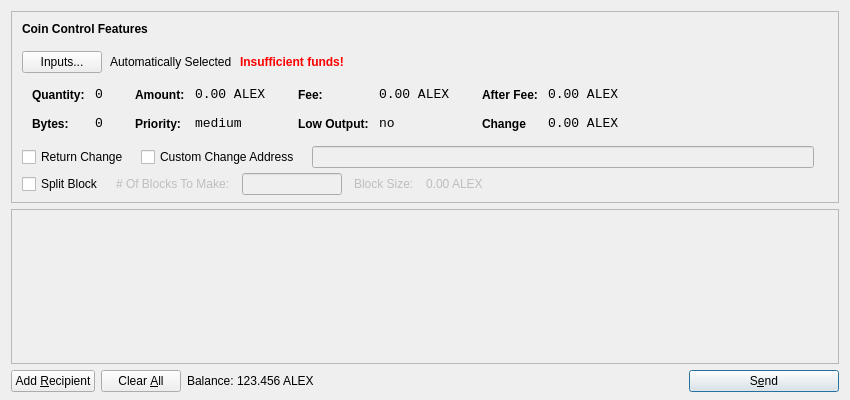
<?xml version="1.0" encoding="UTF-8"?>
<ui version="4.0">
 <class>SendCoinsDialog</class>
 <widget class="QDialog" name="SendCoinsDialog">
  <property name="geometry">
   <rect>
    <x>0</x>
    <y>0</y>
    <width>850</width>
    <height>400</height>
   </rect>
  </property>
  <property name="windowTitle">
   <string>Send Coins</string>
  </property>
  <layout class="QVBoxLayout" name="verticalLayout" stretch="0,1,0">
   <property name="bottomMargin">
    <number>8</number>
   </property>
   <item>
    <widget class="QFrame" name="frameCoinControl">
     <property name="sizePolicy">
      <sizepolicy hsizetype="Expanding" vsizetype="Expanding">
       <horstretch>0</horstretch>
       <verstretch>0</verstretch>
      </sizepolicy>
     </property>
     <property name="maximumSize">
      <size>
       <width>16777215</width>
       <height>16777215</height>
      </size>
     </property>
     <property name="frameShape">
      <enum>QFrame::StyledPanel</enum>
     </property>
     <property name="frameShadow">
      <enum>QFrame::Sunken</enum>
     </property>
     <layout class="QVBoxLayout" name="verticalLayoutCoinControl2">
      <property name="spacing">
       <number>6</number>
      </property>
      <property name="leftMargin">
       <number>0</number>
      </property>
      <property name="topMargin">
       <number>0</number>
      </property>
      <property name="rightMargin">
       <number>0</number>
      </property>
      <property name="bottomMargin">
       <number>6</number>
      </property>
      <item>
       <layout class="QVBoxLayout" name="verticalLayoutCoinControl" stretch="0,0,0,0,1">
        <property name="spacing">
         <number>0</number>
        </property>
        <property name="leftMargin">
         <number>10</number>
        </property>
        <property name="topMargin">
         <number>10</number>
        </property>
        <item>
         <layout class="QHBoxLayout" name="horizontalLayoutCoinControl1">
          <property name="bottomMargin">
           <number>15</number>
          </property>
          <item>
           <widget class="QLabel" name="labelCoinControlFeatures">
            <property name="sizePolicy">
             <sizepolicy hsizetype="Preferred" vsizetype="Maximum">
              <horstretch>0</horstretch>
              <verstretch>0</verstretch>
             </sizepolicy>
            </property>
            <property name="font">
             <font>
              <weight>75</weight>
              <bold>true</bold>
             </font>
            </property>
            <property name="styleSheet">
             <string notr="true">font-weight:bold;</string>
            </property>
            <property name="text">
             <string>Coin Control Features</string>
            </property>
           </widget>
          </item>
         </layout>
        </item>
        <item>
         <layout class="QHBoxLayout" name="horizontalLayoutCoinControl2" stretch="0,0,0,0">
          <property name="spacing">
           <number>8</number>
          </property>
          <property name="bottomMargin">
           <number>10</number>
          </property>
          <item>
           <widget class="QPushButton" name="pushButtonCoinControl">
            <property name="styleSheet">
             <string notr="true"/>
            </property>
            <property name="text">
             <string>Inputs...</string>
            </property>
           </widget>
          </item>
          <item>
           <widget class="QLabel" name="labelCoinControlAutomaticallySelected">
            <property name="text">
             <string>Automatically Selected</string>
            </property>
            <property name="margin">
             <number>5</number>
            </property>
           </widget>
          </item>
          <item>
           <widget class="QLabel" name="labelCoinControlInsuffFunds">
            <property name="font">
             <font>
              <weight>75</weight>
              <bold>true</bold>
             </font>
            </property>
            <property name="styleSheet">
             <string notr="true">color:red;font-weight:bold;</string>
            </property>
            <property name="text">
             <string>Insufficient funds!</string>
            </property>
            <property name="margin">
             <number>5</number>
            </property>
           </widget>
          </item>
          <item>
           <spacer name="horizontalSpacerCoinControl">
            <property name="orientation">
             <enum>Qt::Horizontal</enum>
            </property>
            <property name="sizeHint" stdset="0">
             <size>
              <width>40</width>
              <height>1</height>
             </size>
            </property>
           </spacer>
          </item>
         </layout>
        </item>
        <item>
         <widget class="QWidget" name="widgetCoinControl" native="true">
          <property name="sizePolicy">
           <sizepolicy hsizetype="Preferred" vsizetype="Preferred">
            <horstretch>0</horstretch>
            <verstretch>0</verstretch>
           </sizepolicy>
          </property>
          <property name="minimumSize">
           <size>
            <width>0</width>
            <height>0</height>
           </size>
          </property>
          <property name="styleSheet">
           <string notr="true"/>
          </property>
          <layout class="QHBoxLayout" name="horizontalLayoutCoinControl5">
           <property name="margin">
            <number>0</number>
           </property>
           <item>
            <layout class="QHBoxLayout" name="horizontalLayoutCoinControl3" stretch="0,0,0,1">
             <property name="spacing">
              <number>20</number>
             </property>
             <property name="topMargin">
              <number>0</number>
             </property>
             <property name="bottomMargin">
              <number>10</number>
             </property>
             <item>
              <layout class="QFormLayout" name="formLayoutCoinControl1">
               <property name="horizontalSpacing">
                <number>10</number>
               </property>
               <property name="verticalSpacing">
                <number>14</number>
               </property>
               <property name="leftMargin">
                <number>10</number>
               </property>
               <property name="topMargin">
                <number>4</number>
               </property>
               <property name="rightMargin">
                <number>6</number>
               </property>
               <item row="0" column="0">
                <widget class="QLabel" name="labelCoinControlQuantityText">
                 <property name="styleSheet">
                  <string notr="true">font-weight:bold;</string>
                 </property>
                 <property name="text">
                  <string>Quantity:</string>
                 </property>
                 <property name="margin">
                  <number>0</number>
                 </property>
                </widget>
               </item>
               <item row="0" column="1">
                <widget class="QLabel" name="labelCoinControlQuantity">
                 <property name="font">
                  <font>
                   <family>Monospace</family>
                   <pointsize>10</pointsize>
                  </font>
                 </property>
                 <property name="cursor">
                  <cursorShape>IBeamCursor</cursorShape>
                 </property>
                 <property name="contextMenuPolicy">
                  <enum>Qt::ActionsContextMenu</enum>
                 </property>
                 <property name="text">
                  <string>0</string>
                 </property>
                 <property name="margin">
                  <number>0</number>
                 </property>
                 <property name="textInteractionFlags">
                  <set>Qt::LinksAccessibleByMouse|Qt::TextSelectableByKeyboard|Qt::TextSelectableByMouse</set>
                 </property>
                </widget>
               </item>
               <item row="1" column="0">
                <widget class="QLabel" name="labelCoinControlBytesText">
                 <property name="styleSheet">
                  <string notr="true">font-weight:bold;</string>
                 </property>
                 <property name="text">
                  <string>Bytes:</string>
                 </property>
                </widget>
               </item>
               <item row="1" column="1">
                <widget class="QLabel" name="labelCoinControlBytes">
                 <property name="font">
                  <font>
                   <family>Monospace</family>
                   <pointsize>10</pointsize>
                  </font>
                 </property>
                 <property name="cursor">
                  <cursorShape>IBeamCursor</cursorShape>
                 </property>
                 <property name="contextMenuPolicy">
                  <enum>Qt::ActionsContextMenu</enum>
                 </property>
                 <property name="text">
                  <string>0</string>
                 </property>
                 <property name="textInteractionFlags">
                  <set>Qt::LinksAccessibleByMouse|Qt::TextSelectableByKeyboard|Qt::TextSelectableByMouse</set>
                 </property>
                </widget>
               </item>
              </layout>
             </item>
             <item>
              <layout class="QFormLayout" name="formLayoutCoinControl2">
               <property name="horizontalSpacing">
                <number>10</number>
               </property>
               <property name="verticalSpacing">
                <number>14</number>
               </property>
               <property name="leftMargin">
                <number>6</number>
               </property>
               <property name="topMargin">
                <number>4</number>
               </property>
               <property name="rightMargin">
                <number>6</number>
               </property>
               <item row="0" column="0">
                <widget class="QLabel" name="labelCoinControlAmountText">
                 <property name="styleSheet">
                  <string notr="true">font-weight:bold;</string>
                 </property>
                 <property name="text">
                  <string>Amount:</string>
                 </property>
                 <property name="margin">
                  <number>0</number>
                 </property>
                </widget>
               </item>
               <item row="0" column="1">
                <widget class="QLabel" name="labelCoinControlAmount">
                 <property name="font">
                  <font>
                   <family>Monospace</family>
                   <pointsize>10</pointsize>
                  </font>
                 </property>
                 <property name="cursor">
                  <cursorShape>IBeamCursor</cursorShape>
                 </property>
                 <property name="contextMenuPolicy">
                  <enum>Qt::ActionsContextMenu</enum>
                 </property>
                 <property name="text">
                  <string>0.00 ALEX</string>
                 </property>
                 <property name="textInteractionFlags">
                  <set>Qt::LinksAccessibleByMouse|Qt::TextSelectableByKeyboard|Qt::TextSelectableByMouse</set>
                 </property>
                </widget>
               </item>
               <item row="1" column="0">
                <widget class="QLabel" name="labelCoinControlPriorityText">
                 <property name="styleSheet">
                  <string notr="true">font-weight:bold;</string>
                 </property>
                 <property name="text">
                  <string>Priority:</string>
                 </property>
                </widget>
               </item>
               <item row="1" column="1">
                <widget class="QLabel" name="labelCoinControlPriority">
                 <property name="font">
                  <font>
                   <family>Monospace</family>
                   <pointsize>10</pointsize>
                  </font>
                 </property>
                 <property name="cursor">
                  <cursorShape>IBeamCursor</cursorShape>
                 </property>
                 <property name="contextMenuPolicy">
                  <enum>Qt::ActionsContextMenu</enum>
                 </property>
                 <property name="text">
                  <string>medium</string>
                 </property>
                 <property name="textInteractionFlags">
                  <set>Qt::LinksAccessibleByMouse|Qt::TextSelectableByKeyboard|Qt::TextSelectableByMouse</set>
                 </property>
                </widget>
               </item>
              </layout>
             </item>
             <item>
              <layout class="QFormLayout" name="formLayoutCoinControl3">
               <property name="horizontalSpacing">
                <number>10</number>
               </property>
               <property name="verticalSpacing">
                <number>14</number>
               </property>
               <property name="leftMargin">
                <number>6</number>
               </property>
               <property name="topMargin">
                <number>4</number>
               </property>
               <property name="rightMargin">
                <number>6</number>
               </property>
               <item row="0" column="0">
                <widget class="QLabel" name="labelCoinControlFeeText">
                 <property name="styleSheet">
                  <string notr="true">font-weight:bold;</string>
                 </property>
                 <property name="text">
                  <string>Fee:</string>
                 </property>
                 <property name="margin">
                  <number>0</number>
                 </property>
                </widget>
               </item>
               <item row="0" column="1">
                <widget class="QLabel" name="labelCoinControlFee">
                 <property name="font">
                  <font>
                   <family>Monospace</family>
                   <pointsize>10</pointsize>
                  </font>
                 </property>
                 <property name="cursor">
                  <cursorShape>IBeamCursor</cursorShape>
                 </property>
                 <property name="contextMenuPolicy">
                  <enum>Qt::ActionsContextMenu</enum>
                 </property>
                 <property name="text">
                  <string>0.00 ALEX</string>
                 </property>
                 <property name="textInteractionFlags">
                  <set>Qt::LinksAccessibleByMouse|Qt::TextSelectableByKeyboard|Qt::TextSelectableByMouse</set>
                 </property>
                </widget>
               </item>
               <item row="1" column="0">
                <widget class="QLabel" name="labelCoinControlLowOutputText">
                 <property name="styleSheet">
                  <string notr="true">font-weight:bold;</string>
                 </property>
                 <property name="text">
                  <string>Low Output:</string>
                 </property>
                </widget>
               </item>
               <item row="1" column="1">
                <widget class="QLabel" name="labelCoinControlLowOutput">
                 <property name="font">
                  <font>
                   <family>Monospace</family>
                   <pointsize>10</pointsize>
                  </font>
                 </property>
                 <property name="cursor">
                  <cursorShape>IBeamCursor</cursorShape>
                 </property>
                 <property name="contextMenuPolicy">
                  <enum>Qt::ActionsContextMenu</enum>
                 </property>
                 <property name="text">
                  <string>no</string>
                 </property>
                 <property name="textInteractionFlags">
                  <set>Qt::LinksAccessibleByMouse|Qt::TextSelectableByKeyboard|Qt::TextSelectableByMouse</set>
                 </property>
                </widget>
               </item>
              </layout>
             </item>
             <item>
              <layout class="QFormLayout" name="formLayoutCoinControl4">
               <property name="fieldGrowthPolicy"> 
                 <enum>QFormLayout::AllNonFixedFieldsGrow</enum> 
                </property>			  
               <property name="horizontalSpacing">
                <number>10</number>
               </property>
               <property name="verticalSpacing">
                <number>14</number>
               </property>
               <property name="leftMargin">
                <number>6</number>
               </property>
               <property name="topMargin">
                <number>4</number>
               </property>
               <property name="rightMargin">
                <number>6</number>
               </property>
               <item row="0" column="0">
                <widget class="QLabel" name="labelCoinControlAfterFeeText">
                 <property name="styleSheet">
                  <string notr="true">font-weight:bold;</string>
                 </property>
                 <property name="text">
                  <string>After Fee:</string>
                 </property>
                 <property name="margin">
                  <number>0</number>
                 </property>
                </widget>
               </item>
               <item row="0" column="1">
                <widget class="QLabel" name="labelCoinControlAfterFee">
                 <property name="font">
                  <font>
                   <family>Monospace</family>
                   <pointsize>10</pointsize>
                  </font>
                 </property>
                 <property name="cursor">
                  <cursorShape>IBeamCursor</cursorShape>
                 </property>
                 <property name="contextMenuPolicy">
                  <enum>Qt::ActionsContextMenu</enum>
                 </property>
                 <property name="text">
                  <string>0.00 ALEX</string>
                 </property>
                 <property name="textInteractionFlags">
                  <set>Qt::LinksAccessibleByMouse|Qt::TextSelectableByKeyboard|Qt::TextSelectableByMouse</set>
                 </property>
                </widget>
               </item>
               <item row="1" column="0">
                <widget class="QLabel" name="labelCoinControlChangeText">
                 <property name="styleSheet">
                  <string notr="true">font-weight:bold;</string>
                 </property>
                 <property name="text">
                  <string>Change</string>
                 </property>
                </widget>
               </item>
               <item row="1" column="1">
                <widget class="QLabel" name="labelCoinControlChange">
                 <property name="font">
                  <font>
                   <family>Monospace</family>
                   <pointsize>10</pointsize>
                  </font>
                 </property>
                 <property name="cursor">
                  <cursorShape>IBeamCursor</cursorShape>
                 </property>
                 <property name="contextMenuPolicy">
                  <enum>Qt::ActionsContextMenu</enum>
                 </property>
                 <property name="text">
                  <string>0.00 ALEX</string>
                 </property>
                 <property name="textInteractionFlags">
                  <set>Qt::LinksAccessibleByMouse|Qt::TextSelectableByKeyboard|Qt::TextSelectableByMouse</set>
                 </property>
                </widget>
               </item>
              </layout>
             </item>
            </layout>
           </item>
          </layout>
         </widget>
        </item>
        <item>
        <layout class="QHBoxLayout" name="horizontalLayoutCoinControl4" stretch="0,0,0,0">
          <property name="spacing">
           <number>12</number>
          </property>
          <property name="sizeConstraint">
           <enum>QLayout::SetDefaultConstraint</enum>
          </property>
          <property name="topMargin">
           <number>5</number>
          </property>
          <property name="rightMargin">
           <number>5</number>
          </property>
          <item>
		  <widget class="QCheckBox" name="returnChangeCheckBox">
 		  <property name="text">
 		  <string>Return Change</string>
 		  </property>
		  </widget>
 		  </item>
 		  <item>		  
           <widget class="QCheckBox" name="checkBoxCoinControlChange">
            <property name="text">
             <string>Custom Change Address</string>
            </property>
           </widget>
          </item>
          <item>
           <widget class="QLineEdit" name="lineEditCoinControlChange">
            <property name="enabled">
             <bool>false</bool>
            </property>
            <property name="sizePolicy">
             <sizepolicy hsizetype="Expanding" vsizetype="Fixed">
              <horstretch>0</horstretch>
              <verstretch>0</verstretch>
             </sizepolicy>
            </property>
           </widget>
          </item>
          <item>
           <widget class="QLabel" name="labelCoinControlChangeLabel">
            <property name="sizePolicy">
             <sizepolicy hsizetype="Preferred" vsizetype="Expanding">
              <horstretch>0</horstretch>
              <verstretch>0</verstretch>
             </sizepolicy>
            </property>
            <property name="minimumSize">
             <size>
              <width>0</width>
              <height>0</height>
             </size>
            </property>
            <property name="text">
             <string/>
            </property>
            <property name="margin">
             <number>3</number>
            </property>
           </widget>
          </item>
         </layout>
        </item>
        <item>
         <layout class="QHBoxLayout" name="horizontalLayoutCoinControl4a" stretch="0,0,0,0">
           <property name="alignment" >
          <set>Qt::AlignLeft</set>
           </property>
           <property name="spacing">
            <number>12</number>
           </property>
           <property name="sizeConstraint">
            <enum>QLayout::SetDefaultConstraint</enum>
           </property>
           <property name="topMargin">
            <number>5</number>
           </property>
           <property name="rightMargin">
            <number>5</number>
           </property>
            <item> 
            <widget class="QCheckBox" name="splitBlockCheckBox"> 
             <property name="text"> 
              <string>Split Block</string> 
             </property> 
            </widget> 
           </item> 
           <item> 
            <widget class="QLabel" name="labelBlocksToMakeText"> 
             <property name="enabled"> 
              <bool>false</bool> 
             </property> 
             <property name="text"> 
              <string># Of Blocks To Make:</string> 
             </property> 
            </widget> 
           </item>
           <item> 
            <widget class="QLineEdit" name="splitBlockLineEdit"> 
             <property name="enabled"> 
              <bool>false</bool> 
             </property> 
             <property name="sizePolicy"> 
              <sizepolicy hsizetype="Fixed" vsizetype="Fixed"> 
               <horstretch>0</horstretch> 
               <verstretch>0</verstretch> 
              </sizepolicy> 
             </property> 
             <property name="maximumSize"> 
              <size> 
               <width>100</width> 
               <height>16777215</height> 
              </size> 
             </property> 
            </widget> 
           </item> 
           <item> 
            <widget class="QLabel" name="labelBlockSizeText"> 
             <property name="enabled"> 
              <bool>false</bool> 
             </property> 
             <property name="text"> 
              <string>Block Size:</string> 
             </property> 
            </widget> 
           </item> 
           <item> 
            <widget class="QLabel" name="labelBlockSize"> 
             <property name="enabled"> 
              <bool>false</bool> 
             </property> 
             <property name="text"> 
              <string>0.00 ALEX</string> 
             </property>
            </widget> 
            </item>
          </layout>
         </item>
         <item>		
         <spacer name="verticalSpacerCoinControl">
          <property name="orientation">
           <enum>Qt::Vertical</enum>
          </property>
          <property name="sizeHint" stdset="0">
           <size>
            <width>800</width>
            <height>1</height>
           </size>
          </property>
         </spacer>
        </item>
       </layout>
      </item>
     </layout>
    </widget>
   </item>
   <item>
    <widget class="QScrollArea" name="scrollArea">
     <property name="widgetResizable">
      <bool>true</bool>
     </property>
     <widget class="QWidget" name="scrollAreaWidgetContents">
      <property name="geometry">
       <rect>
        <x>0</x>
        <y>0</y>
        <width>830</width>
        <height>172</height>
       </rect>
      </property>
      <layout class="QVBoxLayout" name="verticalLayout_2">
       <property name="margin">
        <number>0</number>
       </property>
       <item>
        <layout class="QVBoxLayout" name="entries">
         <property name="spacing">
          <number>6</number>
         </property>
        </layout>
       </item>
       <item>
        <spacer name="verticalSpacer">
         <property name="orientation">
          <enum>Qt::Vertical</enum>
         </property>
         <property name="sizeHint" stdset="0">
          <size>
           <width>20</width>
           <height>40</height>
          </size>
         </property>
        </spacer>
       </item>
      </layout>
     </widget>
    </widget>
   </item>
   <item>
    <layout class="QHBoxLayout" name="horizontalLayout">
     <item>
      <widget class="QPushButton" name="addButton">
       <property name="toolTip">
        <string>Send to multiple recipients at once</string>
       </property>
       <property name="text">
        <string>Add &amp;Recipient</string>
       </property>
       <property name="icon">
        <iconset resource="../bitcoin.qrc">
         <normaloff>:/icons/add</normaloff>:/icons/add</iconset>
       </property>
       <property name="autoDefault">
        <bool>false</bool>
       </property>
      </widget>
     </item>
     <item>
      <widget class="QPushButton" name="clearButton">
       <property name="sizePolicy">
        <sizepolicy hsizetype="Minimum" vsizetype="Fixed">
         <horstretch>0</horstretch>
         <verstretch>0</verstretch>
        </sizepolicy>
       </property>
       <property name="toolTip">
        <string>Remove all transaction fields</string>
       </property>
       <property name="text">
        <string>Clear &amp;All</string>
       </property>
       <property name="icon">
        <iconset resource="../bitcoin.qrc">
         <normaloff>:/icons/remove</normaloff>:/icons/remove</iconset>
       </property>
       <property name="autoRepeatDelay">
        <number>300</number>
       </property>
       <property name="autoDefault">
        <bool>false</bool>
       </property>
      </widget>
     </item>
     <item>
      <layout class="QHBoxLayout" name="horizontalLayout_2">
       <property name="spacing">
        <number>3</number>
       </property>
       <item>
        <widget class="QLabel" name="label">
         <property name="sizePolicy">
          <sizepolicy hsizetype="Preferred" vsizetype="Fixed">
           <horstretch>0</horstretch>
           <verstretch>0</verstretch>
          </sizepolicy>
         </property>
         <property name="text">
          <string>Balance:</string>
         </property>
        </widget>
       </item>
       <item>
        <widget class="QLabel" name="labelBalance">
         <property name="sizePolicy">
          <sizepolicy hsizetype="Preferred" vsizetype="Fixed">
           <horstretch>0</horstretch>
           <verstretch>0</verstretch>
          </sizepolicy>
         </property>
         <property name="cursor">
          <cursorShape>IBeamCursor</cursorShape>
         </property>
         <property name="text">
          <string>123.456 ALEX</string>
         </property>
         <property name="textInteractionFlags">
          <set>Qt::LinksAccessibleByMouse|Qt::TextSelectableByKeyboard|Qt::TextSelectableByMouse</set>
         </property>
        </widget>
       </item>
      </layout>
     </item>
     <item>
      <spacer name="horizontalSpacer">
       <property name="orientation">
        <enum>Qt::Horizontal</enum>
       </property>
       <property name="sizeHint" stdset="0">
        <size>
         <width>40</width>
         <height>20</height>
        </size>
       </property>
      </spacer>
     </item>
     <item>
      <widget class="QPushButton" name="sendButton">
       <property name="minimumSize">
        <size>
         <width>150</width>
         <height>0</height>
        </size>
       </property>
       <property name="toolTip">
        <string>Confirm the send action</string>
       </property>
       <property name="text">
        <string>S&amp;end</string>
       </property>
       <property name="icon">
        <iconset resource="../bitcoin.qrc">
         <normaloff>:/icons/send</normaloff>:/icons/send</iconset>
       </property>
       <property name="default">
        <bool>true</bool>
       </property>
      </widget>
     </item>
    </layout>
   </item>
  </layout>
 </widget>
 <resources>
  <include location="../bitcoin.qrc"/>
 </resources>
 <connections/>
</ui>
